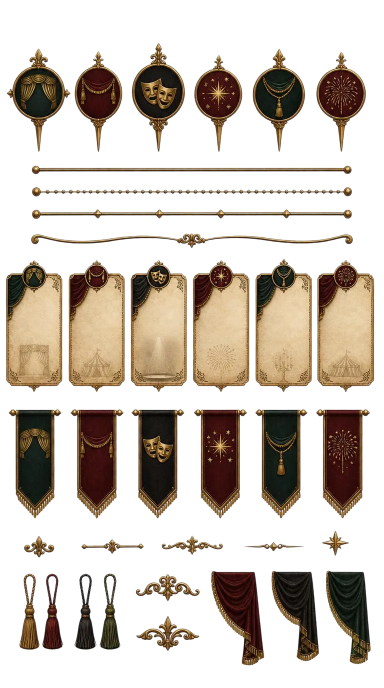
#> input picture assets/Tumbling_Tricks_gameplay_assets/Performance_Timeline_Elements_Set_asset.webp, 768 x 1376 px (shown at 1/2 size); its folder holds only this picture in this run
$ python analyze_assets.py
#> lines starting #> are read from the running program, lines starting #| are printed output that depends on the picture; after the words box and inside, x2 and y2 are one past the last pixel; in counts of white or black regions, pixels touching at a corner belong together
"""Detect individual elements inside the source asset sheets.

Each sheet is an RGBA image where elements sit on a transparent background.
The script reports, for every sheet, whether it is a single whole illustration
or a set, and where each element of a set lives. Output is a JSON report plus
annotated contact sheets used for manual verification before slicing.
"""

from __future__ import annotations

import json
from dataclasses import dataclass, asdict
from pathlib import Path

import numpy as np
from PIL import Image, ImageDraw
from scipy import ndimage

ROOT = Path(__file__).resolve().parent.parent
SRC_DIRS = [
    ROOT / "assets" / "Tumbling_Tricks_gameplay_assets",
    ROOT / "assets" / "Tumbling_Tricks_additional_assets",
]
OUT_DIR = ROOT / "tools" / "_analysis"

# Sheets we must never touch, per the project rules.
EXCLUDED = {
    "stage_permit_landscape",
    "stage_permit_portrait",
    "stage_offline_landscape",
    "stage_offline_portrait",
}

ALPHA_THRESHOLD = 16
OPAQUE_WHOLE_RATIO = 0.97
CLOSING_RADIUS = 6
# Negative disables bounding-box merging: neighbouring elements on these sheets
# sit so close that their boxes overlap even when the artwork does not.
MERGE_GAP = -1
MIN_AREA_RATIO = 0.0004
MIN_SIDE = 24

# Per-sheet corrections applied after automatic detection, verified visually
# against the annotated contact sheets in tools/_analysis.
#   force_whole  - treat the sheet as a single illustration
#   refine       - element indices to re-detect with no gap closing, because
#                  neighbouring artwork touches and got captured as one box
#   merge_groups - element indices that belong to one object but are detached
#                  in the artwork (sparkles, swirls, loose sub-parts)
SHEET_TUNING: dict[str, dict] = {
    "Game_Name": {"force_whole": True},
    "Performance_Timeline_Elements_Set_asset": {"refine": [1, 10, 22, 23]},
    "trick_category_icons_set_asset": {"merge_groups": [[3, 4]]},
}


@dataclass
class Component:
    index: int
    left: int
    top: int
    right: int
    bottom: int

    @property
    def width(self) -> int:
        return self.right - self.left

    @property
    def height(self) -> int:
        return self.bottom - self.top


def disk(radius: int) -> np.ndarray:
    span = np.arange(-radius, radius + 1)
    yy, xx = np.meshgrid(span, span, indexing="ij")
    return (yy**2 + xx**2) <= radius**2


def boxes_touch(a: Component, b: Component, gap: int) -> bool:
    return (
        a.left - gap <= b.right
        and b.left - gap <= a.right
        and a.top - gap <= b.bottom
        and b.top - gap <= a.bottom
    )


def merge_boxes(boxes: list[Component], gap: int) -> list[Component]:
    """Greedily union boxes that sit within `gap` pixels of each other."""
    if gap < 0:
        return list(boxes)
    merged = list(boxes)
    changed = True
    while changed:
        changed = False
        for i in range(len(merged)):
            for j in range(i + 1, len(merged)):
                if boxes_touch(merged[i], merged[j], gap):
                    a, b = merged[i], merged[j]
                    union = Component(
                        index=0,
                        left=min(a.left, b.left),
                        top=min(a.top, b.top),
                        right=max(a.right, b.right),
                        bottom=max(a.bottom, b.bottom),
                    )
                    merged = [
                        c for k, c in enumerate(merged) if k not in (i, j)
                    ] + [union]
                    changed = True
                    break
            if changed:
                break
    return merged


def reading_order(boxes: list[Component]) -> list[Component]:
    """Sort into rows top-to-bottom, then left-to-right inside each row."""
    remaining = sorted(boxes, key=lambda c: (c.top, c.left))
    rows: list[list[Component]] = []
    for box in remaining:
        placed = False
        for row in rows:
            ref = row[0]
            overlap = min(box.bottom, ref.bottom) - max(box.top, ref.top)
            if overlap > 0.4 * min(box.height, ref.height):
                row.append(box)
                placed = True
                break
        if not placed:
            rows.append([box])
    ordered: list[Component] = []
    for row in rows:
        ordered.extend(sorted(row, key=lambda c: c.left))
    for i, box in enumerate(ordered, start=1):
        box.index = i
    return ordered


def detect(mask: np.ndarray, radius: int, min_area: float) -> list[Component]:
    source = ndimage.binary_closing(mask, structure=disk(radius)) if radius else mask
    labels, _ = ndimage.label(source)
    boxes: list[Component] = []
    for slice_y, slice_x in ndimage.find_objects(labels):
        region = labels[slice_y, slice_x]
        if int((region > 0).sum()) < min_area:
            continue
        if max(slice_x.stop - slice_x.start, slice_y.stop - slice_y.start) < MIN_SIDE:
            continue
        boxes.append(
            Component(0, slice_x.start, slice_y.start, slice_x.stop, slice_y.stop)
        )
    return boxes


def refine_box(mask: np.ndarray, box: Component) -> list[Component]:
    """Re-detect inside a box without gap closing to separate touching artwork."""
    sub = mask[box.top : box.bottom, box.left : box.right]
    min_area = 0.01 * sub.size
    found = detect(sub, radius=0, min_area=min_area)
    if len(found) < 2:
        return [box]
    return [
        Component(
            0,
            box.left + c.left,
            box.top + c.top,
            box.left + c.right,
            box.top + c.bottom,
        )
        for c in found
    ]


def union(boxes: list[Component]) -> Component:
    return Component(
        0,
        min(b.left for b in boxes),
        min(b.top for b in boxes),
        max(b.right for b in boxes),
        max(b.bottom for b in boxes),
    )


def analyse(path: Path) -> dict:
    image = Image.open(path).convert("RGBA")
    alpha = np.array(image.getchannel("A"))
    total = alpha.size
    opaque_ratio = float((alpha > 240).sum() / total)

    result: dict = {
        "name": path.stem,
        "file": str(path.relative_to(ROOT)),
        "width": image.width,
        "height": image.height,
        "opaque_ratio": round(opaque_ratio, 4),
    }

    tuning = SHEET_TUNING.get(path.stem, {})
    if opaque_ratio >= OPAQUE_WHOLE_RATIO or tuning.get("force_whole"):
        result["kind"] = "whole"
        result["components"] = []
        return result

    mask = alpha > ALPHA_THRESHOLD
    boxes = detect(
        mask,
        radius=tuning.get("closing_radius", CLOSING_RADIUS),
        min_area=MIN_AREA_RATIO * total,
    )
    boxes = reading_order(merge_boxes(boxes, tuning.get("merge_gap", MERGE_GAP)))

    for group in tuning.get("merge_groups", []):
        members = [b for b in boxes if b.index in group]
        if len(members) > 1:
            boxes = [b for b in boxes if b.index not in group] + [union(members)]

    refine = set(tuning.get("refine", []))
    if refine:
        expanded: list[Component] = []
        for box in boxes:
            expanded.extend(refine_box(mask, box) if box.index in refine else [box])
        boxes = expanded

    boxes = reading_order(boxes)
    result["kind"] = "whole" if len(boxes) <= 1 else "set"
    result["components"] = [asdict(b) for b in boxes]
    return result


def annotate(path: Path, report: dict) -> None:
    image = Image.open(path).convert("RGBA")
    canvas = Image.new("RGBA", image.size, (24, 18, 22, 255))
    canvas.alpha_composite(image)
    draw = ImageDraw.Draw(canvas)
    for comp in report["components"]:
        draw.rectangle(
            [comp["left"], comp["top"], comp["right"], comp["bottom"]],
            outline=(0, 255, 170, 255),
            width=4,
        )
        label = str(comp["index"])
        draw.rectangle(
            [comp["left"], comp["top"], comp["left"] + 46, comp["top"] + 46],
            fill=(0, 255, 170, 255),
        )
        draw.text((comp["left"] + 14, comp["top"] + 14), label, fill=(0, 0, 0, 255))
    scale = 620 / canvas.width
    preview = canvas.resize(
        (int(canvas.width * scale), int(canvas.height * scale)), Image.LANCZOS
    )
    preview.convert("RGB").save(OUT_DIR / f"{report['name']}__boxes.png")


def main() -> None:
    OUT_DIR.mkdir(parents=True, exist_ok=True)
    reports = []
    for src_dir in SRC_DIRS:
        for path in sorted(src_dir.glob("*")):
            if path.suffix.lower() not in {".webp", ".png"}:
                continue
            if path.stem in EXCLUDED:
                continue
            report = analyse(path)
#> in analyse, image is the input picture: PIL image 768x1376 RGBA; mean R, G, B, A 47.9, 38.1, 27.8, 89.7
#> in analyse, `opaque_ratio = float((alpha > 240).sum() / total)`: opaque_ratio = 0.328
#> in analyse, `mask = alpha > ALPHA_THRESHOLD`:
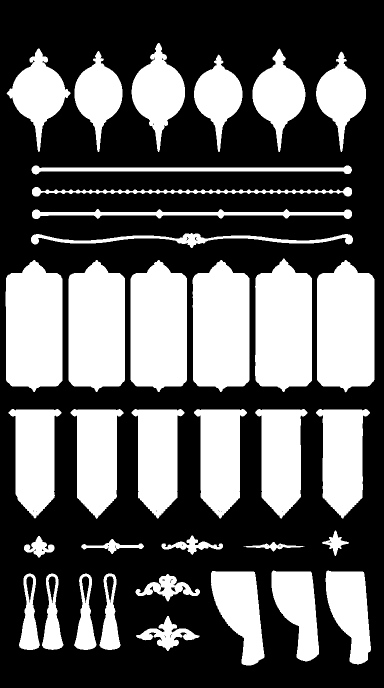
#> mask: shape (1376, 768) bool (shown at 1/2 size); 37.2% white; 36 white regions, largest, box (x1, y1, x2, y2) and area: (634, 520, 749, 785) 26724, (510, 517, 624, 784) 26339, (11, 520, 125, 784) 26319
#> in detect, `source = ndimage.binary_closing(mask, structure=disk(radius)) if radiu..`: source: shape (1376, 768) bool; 38.6% white; 28 white regions, largest, box (x1, y1, x2, y2) and area: (11, 517, 749, 785) 169485, (13, 97, 245, 304) 20900, (632, 818, 740, 1037) 16081
#> in detect, `labels, _ = ndimage.label(source)`:
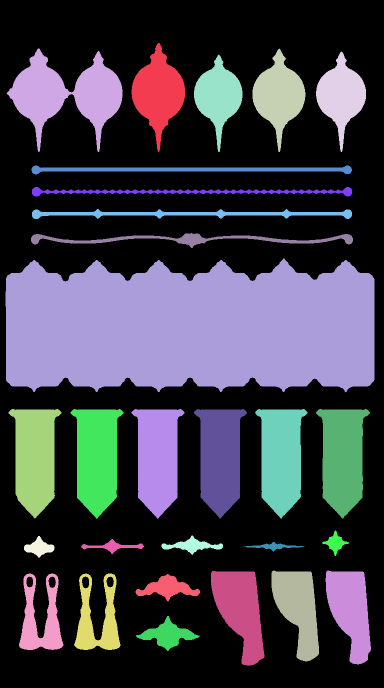
#> labels: shape (1376, 768) int32 (shown at 1/2 size); 29 distinct labels, from 0 to 28; one colour per label, 0 black
#> the loop in detect, `for slice_y, slice_x in ndimage.find_objects(labels):` made 28 passes
#> pass 3, in detect, `region = labels[slice_y, slice_x]`:
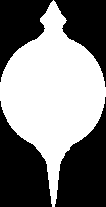
#> region: shape (207, 106) int32; values 0 (black) and 3 (white), 49.1% white; 1 white region, box (x1, y1, x2, y2) and area: (0, 0, 106, 207) 10763
#> after the loop in detect, `for slice_y, slice_x in ndimage.find_objects(labels):`: boxes = 28 items
#> the loop in reading_order, `for box in remaining:` made 28 passes
#> after the loop in reading_order, `for box in remaining:`: row = 7 items; rows = 9 items
#> the loop in reading_order, `for row in rows:` made 9 passes
#> after the loop in reading_order, `for row in rows:`: ordered = 28 items
#> the loop in reading_order, `for i, box in enumerate(ordered, start=1):` made 28 passes
#> the loop in analyse, `for box in boxes:` made 28 passes
#> min_area in refine_box on passes 1, 10, 22, 23: 480.2, 1977.8, 136.2, 142.3
#> pass 1, in refine_box, `sub = mask[box.top : box.bottom, box.left : box.right]`:
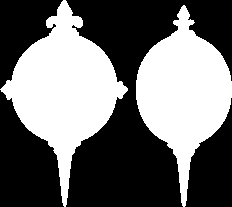
#> sub: shape (207, 232) bool; 43% white; 2 white regions, box (x1, y1, x2, y2) and area: (0, 0, 128, 207) 11037, (136, 5, 232, 207) 9620
#> pass 1, in detect (call 2), `labels, _ = ndimage.label(source)`:
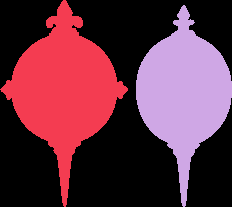
#> labels: shape (207, 232) int32; 3 distinct labels, from 0 to 2; one colour per label, 0 black
#> after the loop in analyse, `for box in boxes:`: expanded = 36 items
#> the loop in reading_order (call 2), `for box in remaining:` made 36 passes
#> the loop in reading_order (call 2), `for row in rows:` made 9 passes
#> the loop in reading_order (call 2), `for i, box in enumerate(ordered, start=1):` made 36 passes
#> report = 7 items
            annotate(path, report)
#> in annotate, `canvas.alpha_composite(image)`:
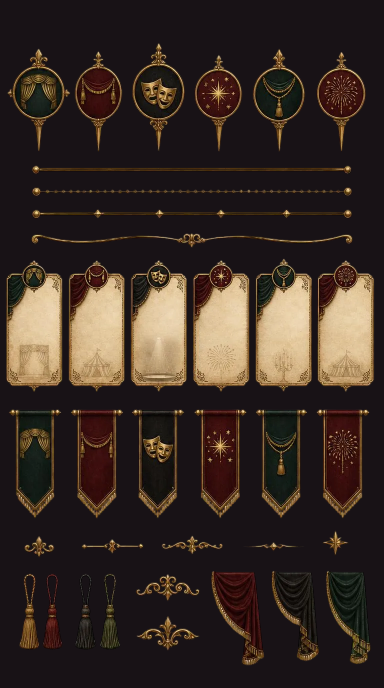
#> canvas: PIL image 768x1376 RGBA (shown at 1/2 size); mean R, G, B, A 55.7, 43, 36.3, 255
#> the loop in annotate, `for comp in report["components"]:` made 36 passes
#> label on passes 1 to 12: '1', '2', '3', '4', '5', '6', '7', '8', '9', '10', '11', '12'
#> in annotate, `preview = canvas.resize( (int(canvas.width * scale), int(canvas.height..`:
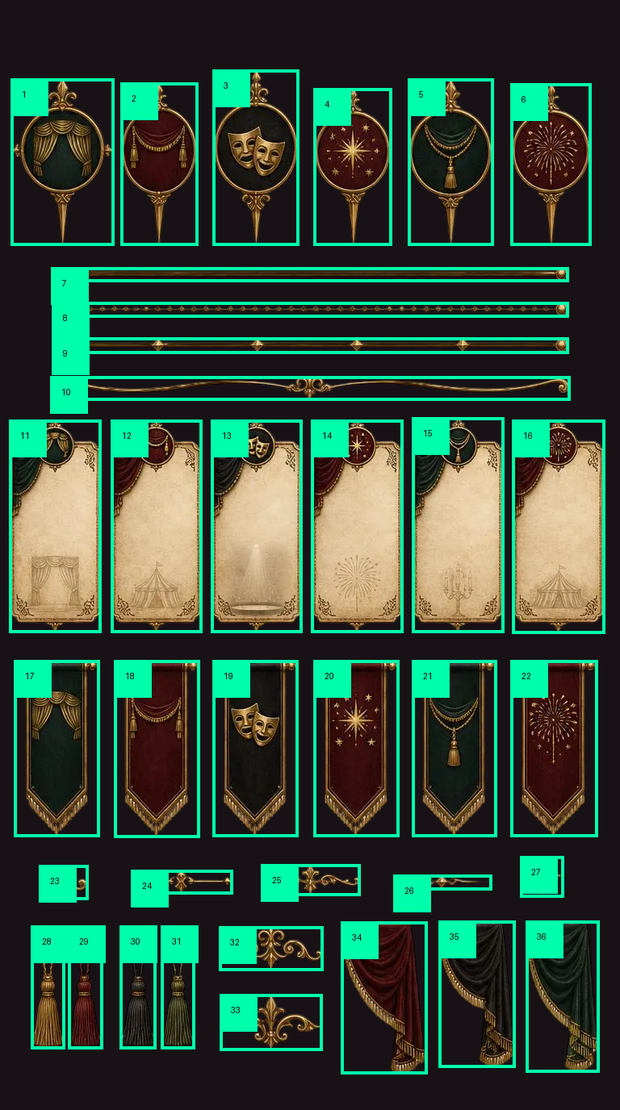
#> preview: PIL image 620x1110 RGBA; mean R, G, B, A 50.3, 75.5, 57.4, 255
            reports.append(report)
            print(
                f"{report['kind']:>5}  {report['name']:<46}"
                f" opaque={report['opaque_ratio']:.2f}"
                f" elements={len(report['components'])}"
            )
#|   set  Performance_Timeline_Elements_Set_asset        opaque=0.33 elements=36
    (OUT_DIR / "report.json").write_text(json.dumps(reports, indent=2))


if __name__ == "__main__":
    main()
